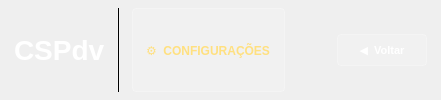
    <widget class="QFrame" name="frameHeader">
     <property name="styleSheet">
      <string notr="true">QFrame#frameHeader{background:qlineargradient(x1:0,y1:0,x2:0,y2:1,stop:0 #3585c8,stop:1 #1a5fa0);}</string>
     </property>
     <layout class="QHBoxLayout" name="headerHL">
      <property name="spacing">
       <number>12</number>
      </property>
      <property name="leftMargin">
       <number>14</number>
      </property>
      <property name="topMargin">
       <number>8</number>
      </property>
      <property name="rightMargin">
       <number>14</number>
      </property>
      <property name="bottomMargin">
       <number>8</number>
      </property>
      <item>
       <widget class="QLabel" name="lblLogo">
        <property name="styleSheet">
         <string notr="true">color:white;font-size:28px;font-weight:bold;</string>
        </property>
        <property name="text">
         <string>CSPdv</string>
        </property>
       </widget>
      </item>
      <item>
       <widget class="QFrame" name="frameSep">
        <property name="styleSheet">
         <string notr="true">background-color:rgba(255,255,255,80);</string>
        </property>
        <property name="frameShape">
         <enum>QFrame::VLine</enum>
        </property>
       </widget>
      </item>
      <item>
       <widget class="QLabel" name="lblBadge">
        <property name="styleSheet">
         <string notr="true">QLabel{background-color:rgba(255,255,255,30);color:#ffe080;font-size:12px;font-weight:bold;border:1px solid rgba(255,255,255,60);border-radius:4px;padding:3px 10px;}</string>
        </property>
        <property name="text">
         <string>⚙  CONFIGURAÇÕES</string>
        </property>
       </widget>
      </item>
      <item>
       <spacer>
        <property name="orientation">
         <enum>Qt::Horizontal</enum>
        </property>
        <property name="sizeHint" stdset="0">
         <size>
          <width>40</width>
          <height>10</height>
         </size>
        </property>
       </spacer>
      </item>
      <item>
       <widget class="QPushButton" name="btnVoltar">
        <property name="minimumSize">
         <size>
          <width>90</width>
          <height>32</height>
         </size>
        </property>
        <property name="styleSheet">
         <string notr="true">QPushButton{background-color:rgba(255,255,255,25);color:white;font-size:11px;font-weight:bold;border:1px solid rgba(255,255,255,60);border-radius:4px;padding:4px 12px;}QPushButton:hover{background-color:rgba(255,255,255,40);}QPushButton:pressed{background-color:rgba(255,255,255,15);}</string>
        </property>
        <property name="text">
         <string>◀  Voltar</string>
        </property>
       </widget>
      </item>
     </layout>
    </widget>
